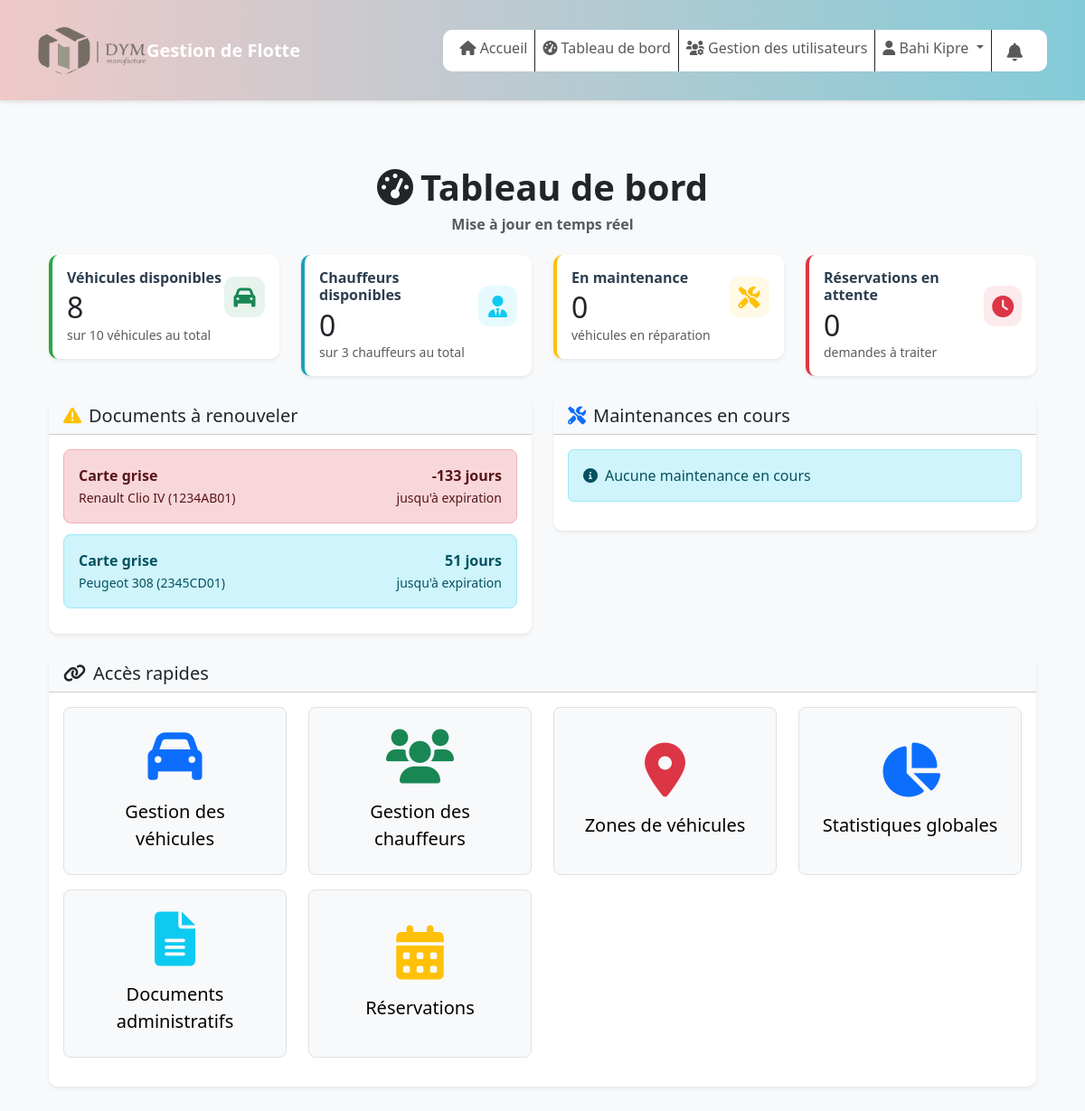
Page / (signed in) on the committed database.
### tables this page shows
CREATE TABLE `documents_administratifs` (
  `id_document` bigint(20) UNSIGNED NOT NULL,
  `id_vehicule` bigint(20) UNSIGNED DEFAULT NULL,
  `id_chauffeur` bigint(20) UNSIGNED DEFAULT NULL,
  `id_utilisateur` bigint(20) UNSIGNED DEFAULT NULL,
  `type_document` enum('carte_transport','carte_grise','visite_technique','assurance','carte_stationnement') NOT NULL,
  `numero_document` varchar(50) DEFAULT NULL,
  `date_emission` date NOT NULL,
  `date_expiration` date DEFAULT NULL,
  `fournisseur` varchar(100) DEFAULT NULL,
  `prix` decimal(15,2) DEFAULT NULL,
  `frequence_renouvellement` int(11) NOT NULL,
  `fichier_url` varchar(255) DEFAULT NULL,
  `statut` enum('valide','expire','a_renouveler') NOT NULL,
  `note` text DEFAULT NULL,
  `date_upload` timestamp NOT NULL DEFAULT current_timestamp(),
  `created_at` timestamp NOT NULL DEFAULT current_timestamp(),
  `updated_at` timestamp NOT NULL DEFAULT current_timestamp()
);

CREATE TABLE `vehicules` (
  `id_vehicule` bigint(20) UNSIGNED NOT NULL,
  `id_zone` bigint(20) UNSIGNED NOT NULL,
  `immatriculation` varchar(20) NOT NULL,
  `marque` varchar(50) NOT NULL,
  `modele` varchar(50) NOT NULL,
  `logo_marque_vehicule` varchar(255) NOT NULL,
  `annee_mise_en_service` int(11) DEFAULT NULL,
  `type_vehicule` enum('utilitaire','berline','camion','bus') NOT NULL,
  `capacite_passagers` int(11) NOT NULL,
  `capacite_charge_kg` decimal(10,2) DEFAULT NULL,
  `type_carburant` enum('Super','Gasoil') NOT NULL,
  `kilometrage_actuel` int(11) DEFAULT 0,
  `statut` enum('disponible','en_course','maintenance','hors_service') DEFAULT 'disponible',
  `date_acquisition` date DEFAULT NULL,
  `prix_acquisition` decimal(15,2) DEFAULT NULL,
  `note` text DEFAULT NULL,
  `created_at` timestamp NOT NULL DEFAULT current_timestamp(),
  `updated_at` timestamp NOT NULL DEFAULT current_timestamp()
);

### index.php (the view, shortened to what the rows shown need)
<?php
include_once("database" . DIRECTORY_SEPARATOR . "config.php");
try {
    $stmt = $pdo->query("
        SELECT
            COUNT(*) as total_vehicules,
            SUM(CASE WHEN statut = 'disponible' THEN 1 ELSE 0 END) as vehicules_disponibles,
            SUM(CASE WHEN statut = 'en_course' THEN 1 ELSE 0 END) as vehicules_en_course,
            SUM(CASE WHEN statut = 'maintenance' THEN 1 ELSE 0 END) as vehicules_maintenance,
            SUM(CASE WHEN statut = 'hors_service' THEN 1 ELSE 0 END) as vehicules_hors_service
        FROM vehicules
    ");
    $stats_vehicules = $stmt->fetch(PDO::FETCH_ASSOC);
} catch (PDOException $e) {
    $stats_vehicules = [
        'total_vehicules' => 0,
        'vehicules_disponibles' => 0,
        'vehicules_en_course' => 0,
        'vehicules_maintenance' => 0,
        'vehicules_hors_service' => 0
    ];
}
try {
    $stmt = $pdo->query("
        SELECT
            COUNT(*) as total_chauffeurs,
            SUM(CASE WHEN statut = 'disponible' THEN 1 ELSE 0 END) as chauffeurs_disponibles,
            SUM(CASE WHEN statut = 'en_course' THEN 1 ELSE 0 END) as chauffeurs_en_course,
            SUM(CASE WHEN statut = 'conge' THEN 1 ELSE 0 END) as chauffeurs_en_conge
        FROM chauffeurs
    ");
    $stats_chauffeurs = $stmt->fetch(PDO::FETCH_ASSOC);
} catch (PDOException $e) {
    $stats_chauffeurs = [
        'total_chauffeurs' => 0,
        'chauffeurs_disponibles' => 0,
        'chauffeurs_en_course' => 0,
        'chauffeurs_en_conge' => 0
    ];
}
try {
    $stmt = $pdo->query("
        SELECT d.*,
            v.marque, v.modele, v.immatriculation,
            DATEDIFF(d.date_expiration, CURDATE()) as jours_restants
        FROM documents_administratifs d
        LEFT JOIN vehicules v ON d.id_vehicule = v.id_vehicule
        WHERE DATEDIFF(d.date_expiration, CURDATE()) <= 60
            AND d.statut != 'expire'
        ORDER BY jours_restants ASC
        LIMIT 5
    ");
    $documents_alerts = $stmt->fetchAll(PDO::FETCH_ASSOC);
} catch (PDOException $e) {
    $documents_alerts = [];
}
try {
    $stmt = $pdo->query("
        SELECT r.*,
            v.marque, v.modele,
            CONCAT(c.nom, ' ', c.prenoms) as nom_chauffeur
        FROM reservations_vehicules r
        LEFT JOIN vehicules v ON r.id_vehicule = v.id_vehicule
        LEFT JOIN chauffeurs c ON r.id_chauffeur = c.id_chauffeur
        WHERE r.statut = 'en_attente'
        ORDER BY r.date_depart ASC
        LIMIT 5
    ");
    $reservations_attente = $stmt->fetchAll(PDO::FETCH_ASSOC);
} catch (PDOException $e) {
    $reservations_attente = [];
}
include_once("includes" . DIRECTORY_SEPARATOR . "header.php");
?>
<link rel="stylesheet" href="assets/css/dashboard-realtime.css">
<link rel="stylesheet" href="assets/css/dashboard-stats.css">
<div class="container-fluid py-4">
    <h1 class="text-center mb-4">
        <i class="fas fa-tachometer-alt me-2"></i>Tableau de bord
        <small class="text-muted fs-6 d-block mt-2">Mise à jour en temps réel</small>
    </h1>
    <div class="row mb-4">
        <div class="col-md-3">
            <div class="card shadow-sm dashboard-card vehicles">
                <div class="card-body">
                    <div class="d-flex justify-content-between align-items-center">
                        <div>
                            <h2 class="mb-0" data-stat="vehicules-disponibles"><?= $stats_vehicules['vehicules_disponibles'] ?></h2>
                        </div>
                    </div>
                </div>
            </div>
        </div>
        <div class="col-md-3">
            <div class="card shadow-sm dashboard-card drivers">
                <div class="card-body">
                    <div class="d-flex justify-content-between align-items-center">
                        <div>
                            <h2 class="mb-0" data-stat="chauffeurs-disponibles"><?= $stats_chauffeurs['chauffeurs_disponibles'] ?></h2>
                        </div>
                    </div>
                </div>
            </div>
        </div>
       <div class="col-md-3">
            <div class="card shadow-sm dashboard-card maintenance">
                <div class="card-body">
                    <div class="d-flex justify-content-between align-items-center">
                        <div>
                            <h2 class="mb-0" data-stat="vehicules-maintenance"><?= $stats_vehicules['vehicules_maintenance'] ?></h2>
                        </div>
                    </div>
                </div>
            </div>
        </div>
        <div class="col-md-3">
            <div class="card shadow-sm dashboard-card reservations">
                <div class="card-body">
                    <div class="d-flex justify-content-between align-items-center">
                        <div>
                            <h2 class="mb-0" data-stat="reservations-attente"><?= count($reservations_attente) ?></h2>
                        </div>
                    </div>
                </div>
            </div>
        </div>
    </div>
    <div class="row mb-4">
        <div class="col-md-6">
            <div class="card shadow-sm">
                <div class="card-body" id="documents-alerts-container">
                    <?php if (empty($documents_alerts)): ?>
                        <div class="alert alert-success">
                            <i class="fas fa-check-circle me-2"></i>Aucun document n'arrive à expiration
                        </div>
                    <?php else: ?>
                        <?php foreach ($documents_alerts as $doc): ?>
                            <div class="alert <?=
                                $doc['jours_restants'] <= 7 ? 'alert-danger' :
                                ($doc['jours_restants'] <= 30 ? 'alert-warning' : 'alert-info')
                                ?> doc-alert" data-doc-id="<?= $doc['id_document'] ?>">
                                <div class="d-flex justify-content-between align-items-center">
                                    <div>
                                        <strong><?= htmlspecialchars(ucfirst(str_replace('_', ' ', $doc['type_document']))) ?></strong>
                                        <?php if ($doc['marque']): ?>
                                            <br>
                                            <small>
                                                <?= htmlspecialchars($doc['marque'] . ' ' . $doc['modele'] . ' (' . $doc['immatriculation'] . ')') ?>
                                            </small>
                                        <?php endif; ?>
                                    </div>
                                    <div class="text-end">
                                        <strong><?= $doc['jours_restants'] ?> jours</strong><br>
                                        <small>jusqu'à expiration</small>
                                    </div>
                                </div>
                            </div>
                        <?php endforeach; ?>
                    <?php endif; ?>
                </div>
            </div>
        </div>
    </div>
</div>
<?php include_once("includes" . DIRECTORY_SEPARATOR . "footer.php"); ?>

### rows in the picture
documents_administratifs: type_document "Carte grise", id_vehicule.immatriculation "Renault Clio IV (1234AB01)", jours_restants "-133"
documents_administratifs: type_document "Carte grise", id_vehicule.immatriculation "Peugeot 308 (2345CD01)", jours_restants "51"

### other values in the picture
$_SESSION['nom'] . ' ' . $_SESSION['prenom'] "Bahi Kipre"
$stats_vehicules['vehicules_disponibles'] "8"
$stats_vehicules['total_vehicules'] "10"
$stats_chauffeurs['chauffeurs_disponibles'] "0"
$stats_chauffeurs['total_chauffeurs'] "3"
$stats_vehicules['vehicules_maintenance'] "0"
count($reservations_attente) "0"
